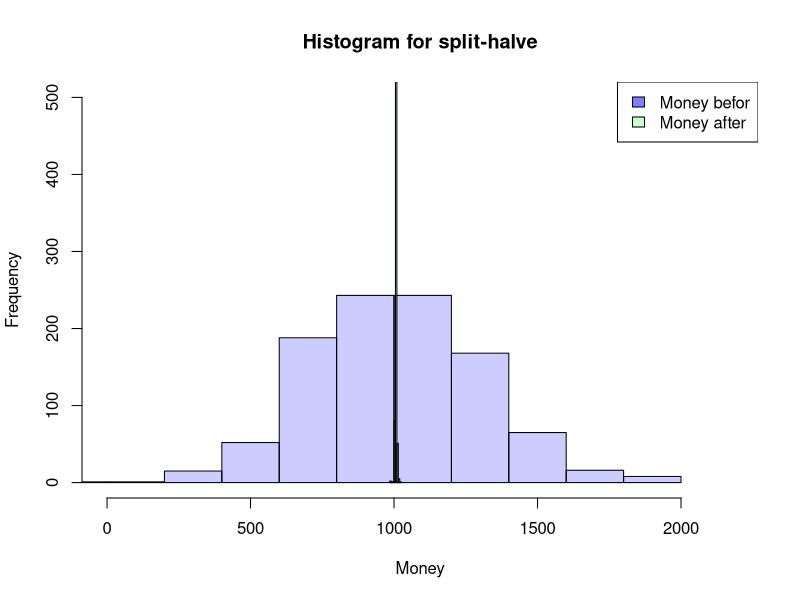
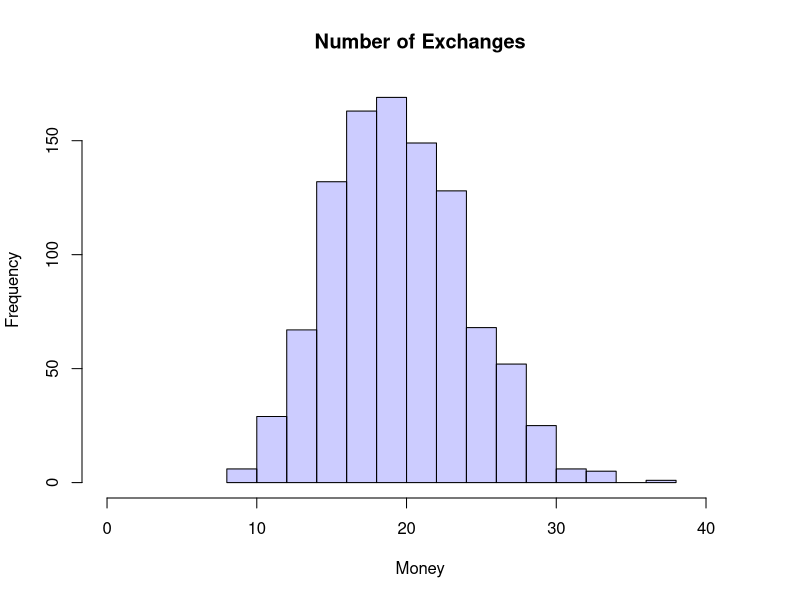

Generate these figures, in order, with R:
n <- 20

SplitHalve <- function(nAgent,maxExchange,Money_mean=1000,Money_sd=300) {
  df <- data.frame(ID=seq(1,nAgent),
                   nE=0,
                   Ms=rnorm(nAgent, mean = Money_mean, sd = Money_sd),
                   MT=0,Me=0)
  df$Me <- df$Ms
  iE <- 1
  while (iE <= maxExchange) {
    df$MT <- df$Me
    rdf <- sample(df[df$nE < iE,"ID"], size=2)
    df[(df$ID == rdf[1] | df$ID == rdf[2]),"nE"] <-
      df[(df$ID == rdf[1] | df$ID == rdf[2]),"nE"]+1
    df[(df$ID == rdf[1] | df$ID == rdf[2]),"Me"] <-
      sum(df[(df$ID == rdf[1] | df$ID == rdf[2]),"MT"])/2
    if (NROW(df[df$nE < iE,"ID"]) < 2) {
      iE <- iE+1
      }
  }
  return(df)
}

df <- SplitHalve(1000,20)


SplitHalve2 <- function(nAgent,maxExchange,Money_mean=1000,Money_sd=300) {
  df <- data.frame(ID=seq(1,nAgent),
                   nE=0,
                   Ms=rnorm(nAgent, mean = Money_mean, sd = Money_sd),
                   MT=0,Me=0)
  df$Me <- df$Ms
  iE <- 0
  while (iE <= maxExchange) {
    df$MT <- df$Me
    rdf <- sample(df$ID, size=2)
    df[(df$ID == rdf[1] | df$ID == rdf[2]),"nE"] <-
      df[(df$ID == rdf[1] | df$ID == rdf[2]),"nE"]+1
    df[(df$ID == rdf[1] | df$ID == rdf[2]),"Me"] <-
      sum(df[(df$ID == rdf[1] | df$ID == rdf[2]),"MT"])/2
    iE <- iE+1
  }
  return(df)
}

df <- SplitHalve2(1000,10000)
summary(df)
hist(df$Ms, xlab="Money",main="Histogram for split-halve",
     col=rgb(0,0,1,0.2),
     xlim=c(0,max(c(df$Me,df$Ms)))*1.1,ylim=c(0,nrow(df)/2))
hist(df$Me, col=rgb(0,1,0,0.2),
     add=TRUE)
legend('topright', c('Money befor', 'Money after'),
       fill=c(rgb(0,0,1,0.5), rgb(0,1,0,0.2)))

hist(df$nE, xlab="Money",main="Number of Exchanges",
     col=rgb(0,0,1,0.2),
     xlim=c(0,max(df$nE))*1.1)
